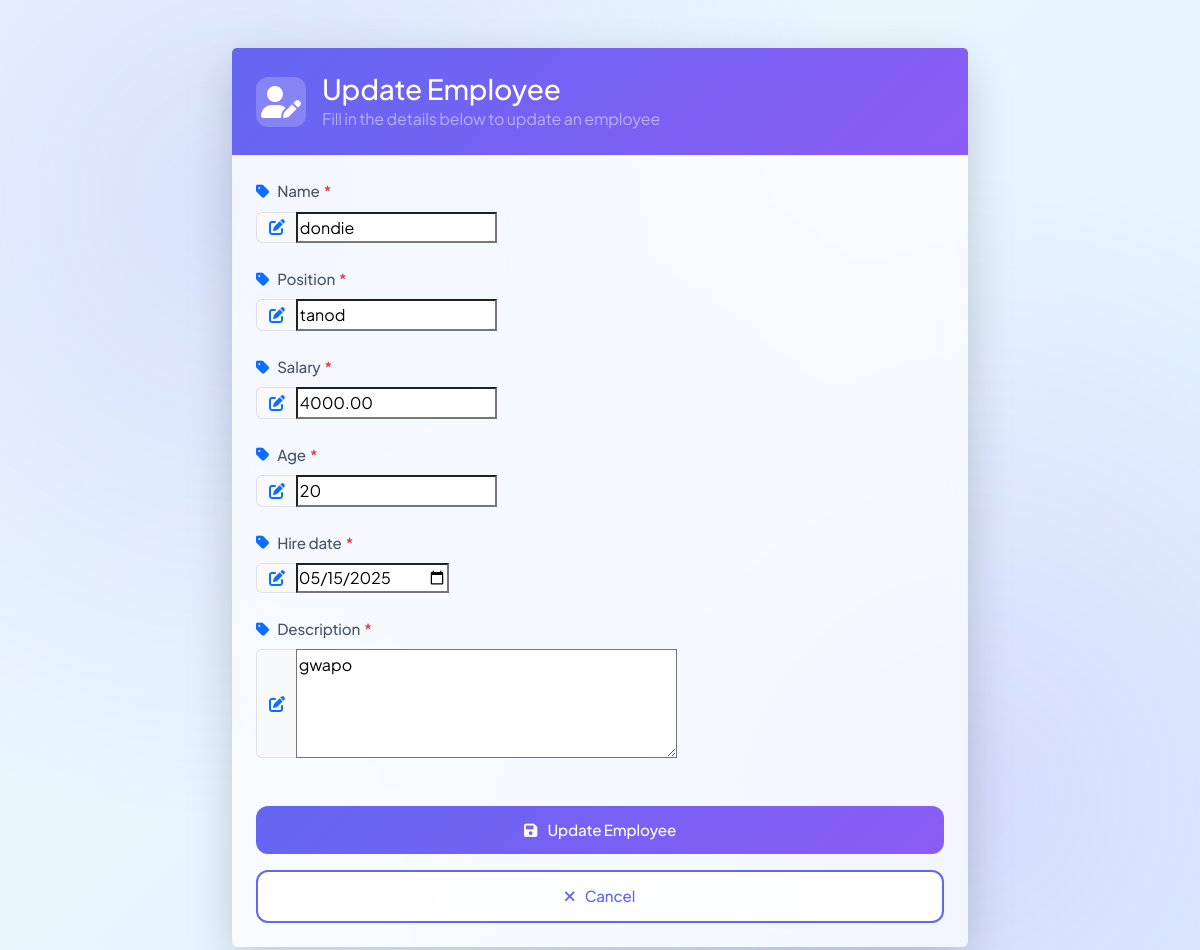
Page /employees/update/6/ (signed in) on the committed database.
### project4/employees/models.py (models this page shows, shortened)
class Employee(models.Model):
    name = models.CharField(max_length=100)
    position = models.CharField(max_length=100)
    salary = models.DecimalField(max_digits=10, decimal_places=2)
    age = models.IntegerField()
    hire_date = models.DateField()
    description = models.TextField()
    created_at = models.DateTimeField(auto_now_add=True)
    updated_at = models.DateTimeField(auto_now=True)
    class Meta:
        ordering = ['-created_at']

### project4/employees/views.py (the view)
# urls.py: path('update/<int:pk>/', views.employee_update, name='employee_update'),
@login_required
def employee_update(request, pk):
    employee = get_object_or_404(Employee, pk=pk)
    if request.method == 'POST':
        form = EmployeeForm(request.POST, instance=employee)
        if form.is_valid():
            form.save()
            messages.success(request, 'Employee updated successfully!')
            return redirect('employee_list')
    else:
        form = EmployeeForm(instance=employee)
    return render(request, 'employees/employee_form.html', {'form': form, 'action': 'Update'})

### project4/employees/forms.py
class EmployeeForm(forms.ModelForm):
    class Meta:
        model = Employee
        fields = ['name', 'position', 'salary', 'age', 'hire_date', 'description']
        widgets = {
            'hire_date': forms.DateInput(attrs={'type': 'date'}),
            'description': forms.Textarea(attrs={'rows': 4}),
        }

### project4/employees/templates/employees/employee_form.html (shortened to what this page needs)
{% extends 'employees/base.html' %}
{% block content %}
<div class="container py-5">
    <div class="row justify-content-center">
        <div class="col-md-8">
            <div class="card shadow-lg border-0 rounded-lg">
                <div class="card-header text-white d-flex align-items-center">
                    <div class="header-icon me-3">
                        <i class="fas fa-user-edit fa-2x"></i>
                    </div>
                    <div>
                        <h3 class="mb-0">{{ action }} Employee</h3>
                        <p class="mb-0 text-white-50">Fill in the details below to {{ action|lower }} an employee</p>
                    </div>
                </div>
                <div class="card-body p-4">
                    <form method="post" class="needs-validation" novalidate>
                        {% for field in form %}
                        <div class="mb-4">
                            <label for="{{ field.id_for_label }}" class="form-label d-flex align-items-center">
                                <i class="fas fa-tag me-2 text-primary"></i>
                                {{ field.label }}
                                {% if field.field.required %}
                                <span class="text-danger ms-1">*</span>
                                {% endif %}
                            </label>
                            <div class="input-group">
                                <span class="input-group-text bg-light border-end-0">
                                    <i class="fas fa-edit text-primary"></i>
                                </span>
                                {{ field }}
                            </div>
                        </div>
                        {% endfor %}
                        <div class="d-grid gap-3 mt-5">
                            <button type="submit" class="btn btn-primary btn-lg">
                                <i class="fas fa-save me-2"></i>
                                {{ action }} Employee
                            </button>
                            <a href="{% url 'employee_list' %}" class="btn btn-outline-secondary btn-lg">
                                <i class="fas fa-times me-2"></i>
                                Cancel
                            </a>
                        </div>
                    </form>
                </div>
            </div>
        </div>
    </div>
</div>
{% endblock %}

### project4/employees/templates/employees/base.html (style rules this page uses)
:root { --primary-color: #6366f1; --primary-dark: #4f46e5; --secondary-color: #8b5cf6; --accent-color: #ec4899; --glass-bg: rgba(255, 255, 255, 0.7); --glass-border: rgba(255, 255, 255, 0.2); --glass-shadow: 0 8px 32px 0 rgba(31, 38, 135, 0.15); --transition-speed: 0.3s; --text-primary: #1e293b; --text-secondary: #475569; --text-muted: #64748b; }
body { font-family: 'Plus Jakarta Sans', sans-serif; transition: all var(--transition-speed) ease; min-height: 100vh; background: linear-gradient(135deg, #f0f9ff 0%, #e0f2fe 100%); position: relative; overflow-x: hidden; color: var(--text-primary); line-height: 1.6; letter-spacing: -0.01em; }
body::before { content: ''; position: fixed; top: 0; left: 0; width: 100%; height: 100%; background: radial-gradient(circle at 20% 20%, rgba(99, 102, 241, 0.15) 0%, transparent 50%), radial-gradient(circle at 80% 80%, rgba(139, 92, 246, 0.15) 0%, transparent 50%); z-index: -1; }
.card { background: var(--glass-bg); backdrop-filter: blur(10px); -webkit-backdrop-filter: blur(10px); border: 1px solid var(--glass-border); box-shadow: var(--glass-shadow); transition: all var(--transition-speed) ease; }
.card-header { background: linear-gradient(135deg, var(--primary-color), var(--secondary-color)); border-bottom: none; padding: 1.5rem; }
.form-label { font-weight: 500; font-size: 0.95rem; color: var(--text-secondary); margin-bottom: 0.5rem; letter-spacing: -0.01em; }
.btn { padding: 0.75rem 1.5rem; border-radius: 0.75rem; font-weight: 500; font-size: 0.95rem; letter-spacing: -0.01em; transition: all var(--transition-speed) ease; }
.btn-primary { background: linear-gradient(135deg, var(--primary-color), var(--secondary-color)); border: none; }
.btn-outline-secondary { background: rgba(255, 255, 255, 0.9); border: 1px solid var(--glass-border); color: var(--primary-color); }

### project4/employees/templates/employees/employee_form.html (style rules this page uses)
.card { transition: transform 0.3s ease; }
.card-header { background: linear-gradient(135deg, var(--primary-color), var(--secondary-color)); padding: 1.5rem; }
.header-icon { background: rgba(255, 255, 255, 0.2); width: 50px; height: 50px; border-radius: 12px; display: flex; align-items: center; justify-content: center; }
.input-group-text { border-right: 0; }
.btn { padding: 0.8rem 1.5rem; font-weight: 500; }
.btn-primary { background: linear-gradient(135deg, var(--primary-color), var(--secondary-color)); border: none; }
.btn-outline-secondary { border: 2px solid var(--primary-color); color: var(--primary-color); }

### rows in the picture
Employee: form "dondie" "tanod" "4000.00" "20" "05/15/2025" "gwapo"

### other values in the picture
{{ action }} "Update"
{{ action|lower }} "update"
{{ field.label }} "Name" "Position" "Salary" "Age" "Hire date" "Description"
